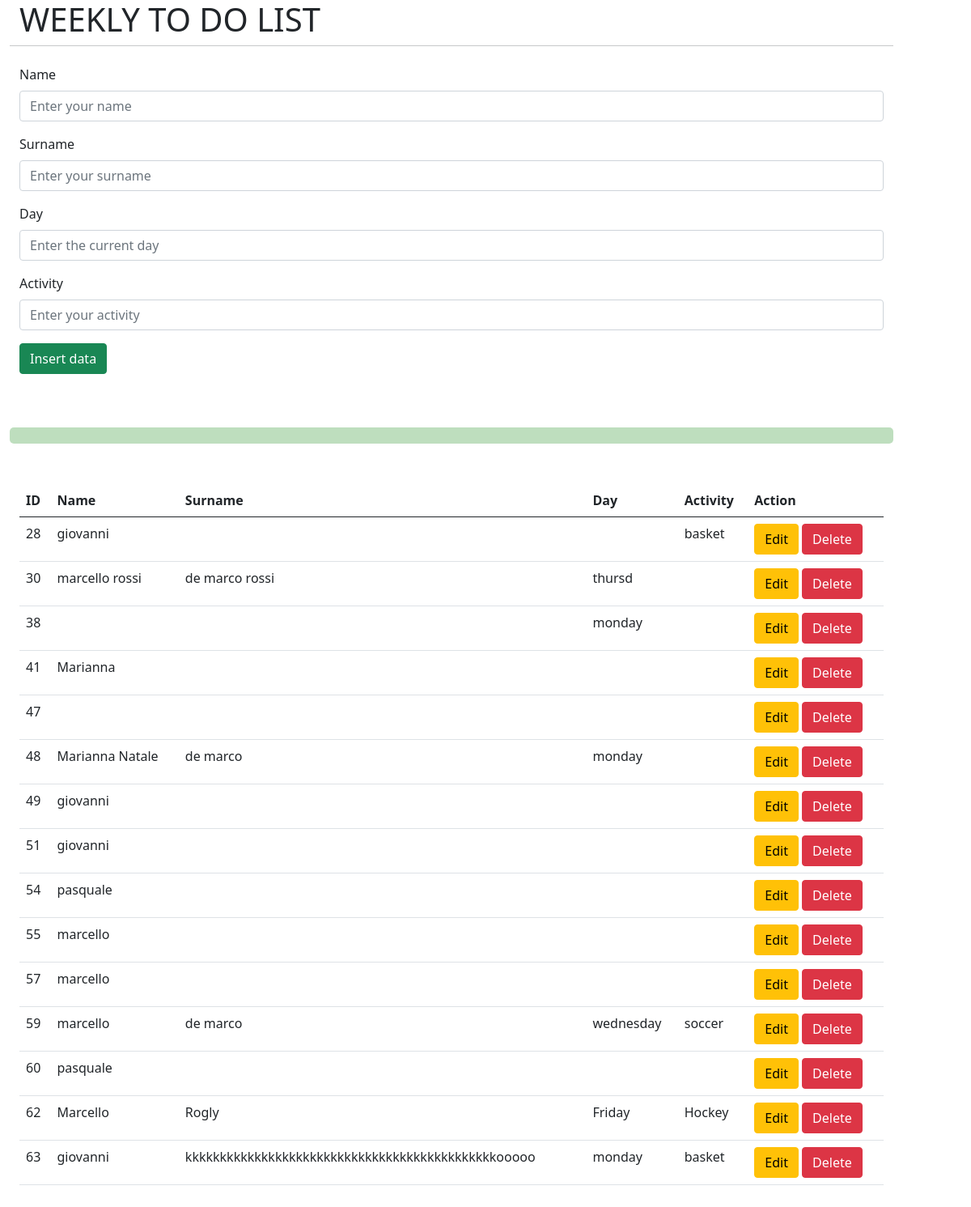
Before: / with the older database file.
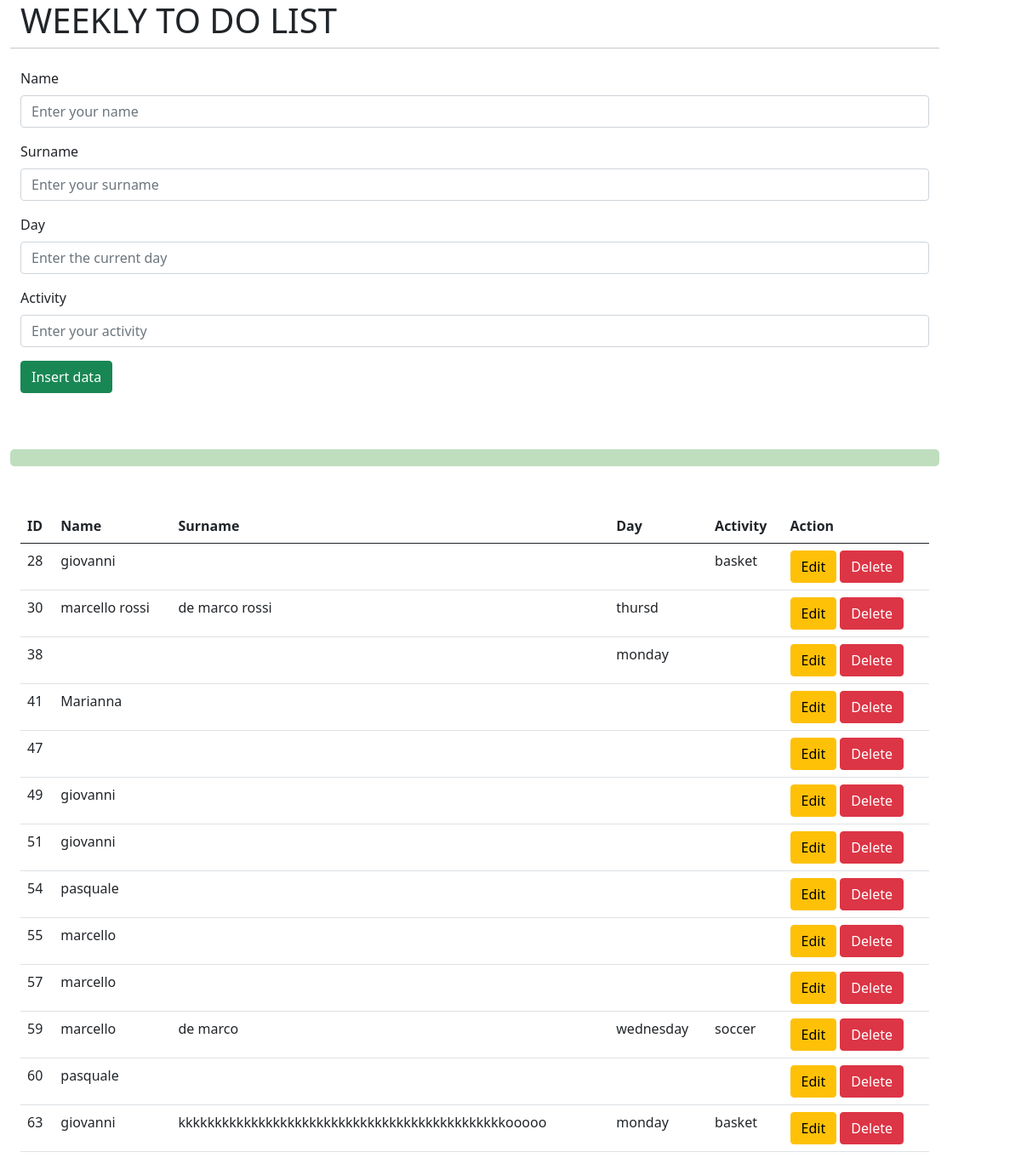
After: the same page with the newer database file.
### tables this page shows
CREATE TABLE `todo` (
  `ID` int(11) NOT NULL,
  `name` varchar(50) NOT NULL,
  `surname` varchar(50) NOT NULL,
  `day` varchar(50) NOT NULL,
  `activity` varchar(100) NOT NULL
);

### includes/form.php (called while the page is built, shortened)
<?php
$update = false;
$name = '';
$surname = '';
$day = '';
$activity = '';

### index.php (the view, shortened to what this page needs)
<!DOCTYPE html>
<html lang="en">
<head>
    <link href="https://cdn.jsdelivr.net/npm/bootstrap@5.0.2/dist/css/bootstrap.min.css" rel="stylesheet">
</head>
<body>
<?php
 include __DIR__ .'./includes/form.php'; ?>
<?php
 $mysqli = new mysqli ('localhost', 'root', '', 'todolist') or die (mysqli_error(mysqli));
 $result = $mysqli->query("SELECT * FROM todolist.todo") or die ($mysqli->error);
?>
<div class="container row mb-3">
<h1>WEEKLY TO DO LIST</h1><hr><br>
    <form action="./includes/form.php" method="POST">
    <div class="mb-3">
    <label for="name" class="form-label">Name</label>
    <input type="text" class="form-control" name="name" id="" value="<?php echo $name; ?>" placeholder="Enter your name">
    </div>
    <div class="mb-3">
    <label for="surname" class="form-label">Surname</label>
    <input type="text" class="form-control" name="surname" id="" value="<?php echo $surname; ?>" placeholder="Enter your surname">
    </div>
    <div class="mb-3">
    <label for="day" class="form-label">Day</label>
    <input type="text" class="form-control" name="day" value="<?php echo $day; ?>" placeholder="Enter the current day">
    </div>
    <div class="mb-3">
    <label for="activity" class="form-label">Activity</label>
    <input type="text" class="form-control" name="activity" value="<?php echo $activity; ?>" placeholder="Enter your activity">
    </div>
    <?php
    if ($update === true): ?>
    <button type="submit" name="update" class="btn btn-info">Update data</button>
   <?php else: ?>
    <button type="submit" name="save" class="btn btn-success">Insert data</button>
    <?php endif; ?>
    </form>
    </div>
    <br>
    <br>
    <hr style="margin-top:50px; border: 10px solid green;
     border-radius: 5px; margin-bottom:50px;">
<div class="container justify-content-center">
<table class="table">
   <thead>
     <tr>
       <th>ID</th>
       <th>Name</th>
       <th>Surname</th>
       <th>Day</th>
       <th>Activity</th>
       <th>Action</th>
    </tr>
   </thead>
   <?php
      while($row = $result->fetch_assoc()):
   ?>
   <tr>
      <td><?php echo $row['ID']; ?></td>
      <td><?php echo $row['name']; ?></td>
      <td><?php echo $row['surname']; ?></td>
      <td><?php echo $row['day']; ?></td>
      <td><?php echo $row['activity']; ?></td>
      <td>
      <a href='index.php?edit=<?php echo $row['ID']; ?>' class="btn btn-warning">Edit</a>
      <a href='index.php?delete=<?php echo $row['ID']; ?>' class="btn btn-danger">Delete</a>
      </td>
   </tr>
      <?php endwhile; ?>
</table>
</body>
</html>

Changed rows visible on the page:
removed todo: ID "48", name "Marianna Natale", surname "de marco", day "monday"
removed todo: ID "62", name "Marcello", surname "Rogly", day "Friday", activity "Hockey"
